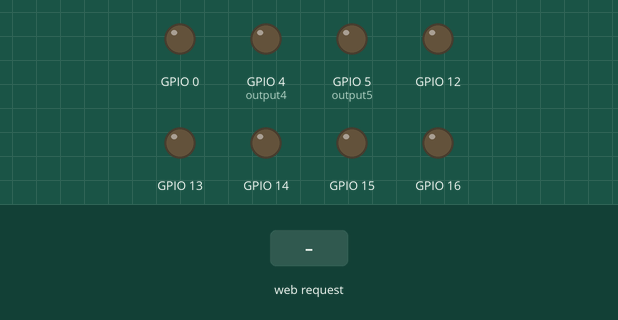
A sketch run on a simulated ESP8266 (NodeMCU). Parts: output pins drawn as LEDs (lit = HIGH). The inputs (shaded band) are chosen by the test bench. WiFi joins after 1.5 s; servers stay silent unless stated.

Above: at 2.7 s.
2.8 s: HTTP request GET /4/on received
At 3.7 s:
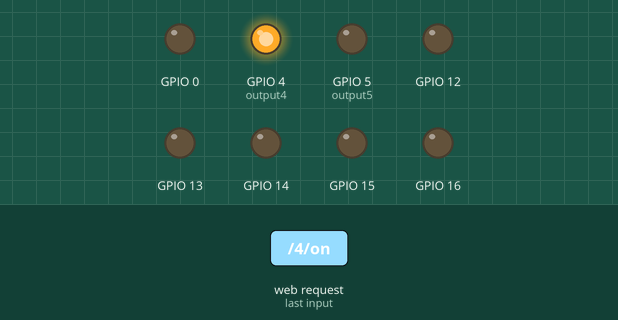
4.3 s: HTTP request GET /5/on received
At 4.8 s:
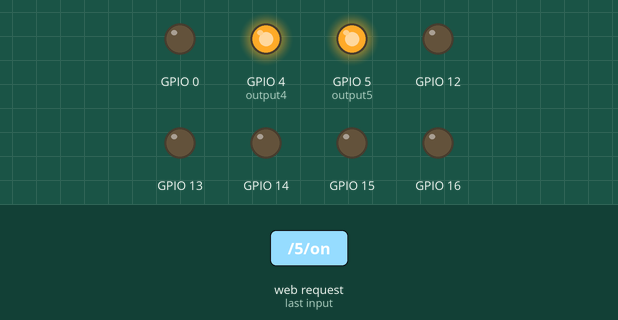
5.8 s: HTTP request GET /4/off received
At 7.0 s:
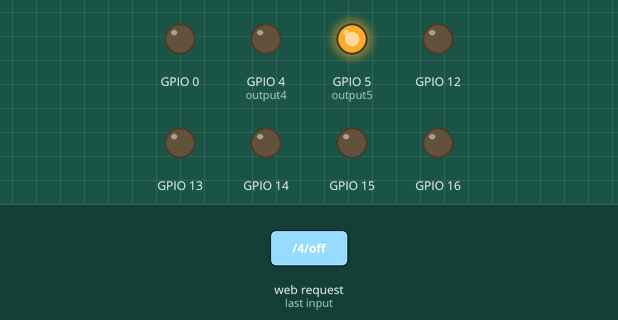
7.3 s: HTTP request GET /5/off received
At 8.3 s:
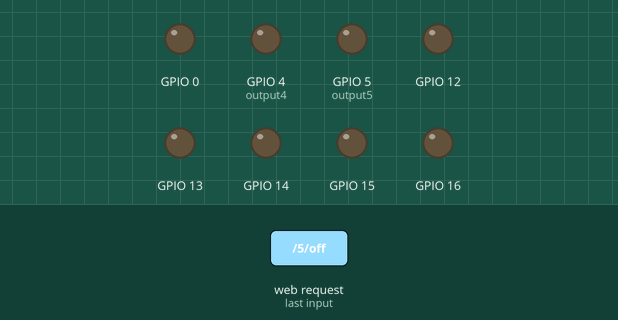
Timing chart, 0 to 9.8 s (numbered marks = the images above; inputs shaded):
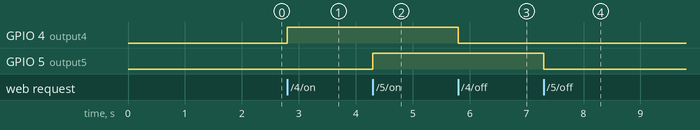

Measured:
- after the input at 2.8 s, GPIO 4 (output4): LOW → HIGH at once
- after the input at 4.3 s, GPIO 5 (output5): LOW → HIGH at once
- after the input at 5.8 s, GPIO 4 (output4): HIGH → LOW at once
- after the input at 7.3 s, GPIO 5 (output5): HIGH → LOW at once

The sketch:

final.ino
```cpp
#include <ESP8266WiFi.h>
#include <ESP8266WebServer.h>
#include <ESP8266mDNS.h>
#include <WiFiManager.h>

const int output5 = 5;
const int output4 = 4;

int comindex = 0;
int command[3] = {0,0,0};
int incomingByte;

bool WifiSetupSuccessful = false;

ESP8266WebServer server(80);

WiFiManager wifiManager;

void handleRoot() {

server.send(200, "text/plain", "alive");

}

void Port4_ON() {
digitalWrite(output4, HIGH);
server.send(200, "text/plain", "4/on");

}

void Port4_OFF() {
digitalWrite(output4, LOW);
server.send(200, "text/plain", "4/off");

}

void Port5_ON() {
digitalWrite(output5, HIGH);
server.send(200, "text/plain", "5/on");

}

void Port5_OFF() {
digitalWrite(output5, LOW);
server.send(200, "text/plain", "5/off");

}

void setup(){
 // Initialize the output variables as outputs

//pinMode(2, OUTPUT);
//digitalWrite(2, LOW);

  pinMode(output5, OUTPUT);
  pinMode(output4, OUTPUT);
  pinMode(0, OUTPUT);
  pinMode(15, OUTPUT);
  pinMode(13, OUTPUT);
  pinMode(12, OUTPUT);
  pinMode(14, OUTPUT);
  pinMode(16, OUTPUT);
  // Set outputs to LOW
  digitalWrite(0, LOW);
  digitalWrite(15, LOW);
  digitalWrite(13, LOW);
  digitalWrite(12, LOW);
  digitalWrite(14, LOW);
  digitalWrite(16, LOW);
  digitalWrite(output5, LOW);
  digitalWrite(output4, LOW);

  WiFi.mode(WIFI_STA); // explicitly set mode, esp defaults to STA+AP

  Serial.begin(9600);

  wifiManager.setConfigPortalBlocking(false);
  wifiManager.setConfigPortalTimeout(600);

  if(wifiManager.autoConnect("Lampa_vezerlo_konfig", "ajrdp70660"))
  {
    WifiSetupSuccessful = true;
    if (!MDNS.begin("esp8266")) {
      //Serial.println("Error setting up MDNS responder!");
      while (1) {
        delay(1000);
      }
    }

    server.on("/", handleRoot);  //Associate handler function to path
    server.on("/4/on", Port4_ON);  //Associate handler function to path
    server.on("/4/off", Port4_OFF);  //Associate handler function to path
    server.on("/5/on", Port5_ON);  //Associate handler function to path
    server.on("/5/off", Port5_OFF);  //Associate handler function to path

    server.begin();                           //Start server

    MDNS.addService("http", "tcp", 80);
   }
}

void loop(){

if (Serial.available() > 0) {
  // read the incoming byte:
  incomingByte = Serial.read();
  if((incomingByte == '\r') || (incomingByte == '\n')|| (incomingByte == '\0'))
  {
    comindex = 0;
    if(command[0] == '5')
    {
      if(command[1] == '/')
      {
        if(command[2] == '1')
          digitalWrite(output5, HIGH);
        else if (command[2] == '0')
          digitalWrite(output5, LOW);
      }
    }
    else if (command[0] == '4')
    {
      if(command[1] == '/')
      {
        if(command[2] == '1')
          digitalWrite(output4, HIGH);
        else if (command[2] == '0')
          digitalWrite(output4, LOW);
      }
    }
  }
  else
  {
    command[comindex] = incomingByte;
    if(comindex < 2)
      comindex++;
  }
}

wifiManager.process();

if(WifiSetupSuccessful)
{
  MDNS.update();
  server.handleClient();
}
}
```
